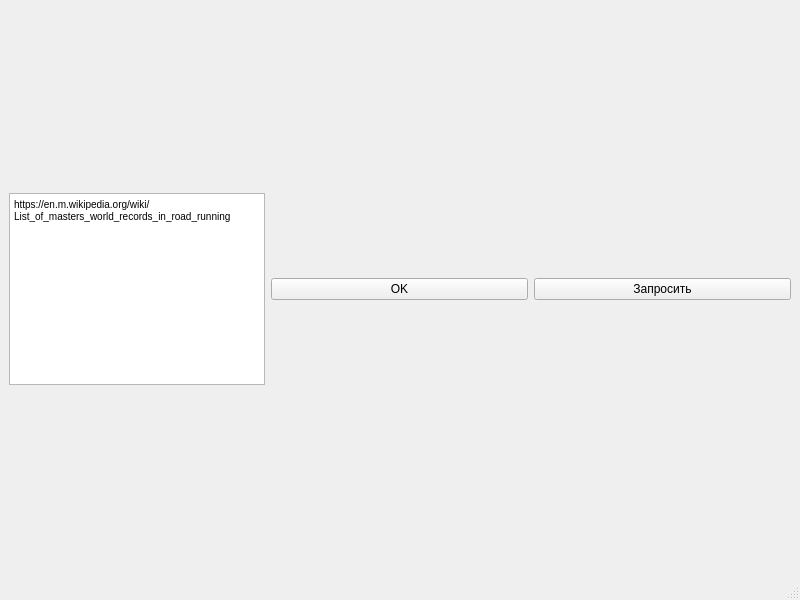
<?xml version="1.0" encoding="UTF-8"?>
<ui version="4.0">
 <class>SecondWindow</class>
 <widget class="QMainWindow" name="SecondWindow">
  <property name="geometry">
   <rect>
    <x>0</x>
    <y>0</y>
    <width>800</width>
    <height>600</height>
   </rect>
  </property>
  <property name="minimumSize">
   <size>
    <width>800</width>
    <height>600</height>
   </size>
  </property>
  <property name="windowTitle">
   <string>MainWindow</string>
  </property>
  <widget class="QWidget" name="centralwidget">
   <layout class="QGridLayout" name="gridLayout">
    <item row="0" column="0">
     <widget class="QTextEdit" name="textEdit">
      <property name="sizePolicy">
       <sizepolicy hsizetype="Fixed" vsizetype="Fixed">
        <horstretch>0</horstretch>
        <verstretch>0</verstretch>
       </sizepolicy>
      </property>
      <property name="html">
       <string>&lt;!DOCTYPE HTML PUBLIC &quot;-//W3C//DTD HTML 4.0//EN&quot; &quot;http://www.w3.org/TR/REC-html40/strict.dtd&quot;&gt;
&lt;html&gt;&lt;head&gt;&lt;meta name=&quot;qrichtext&quot; content=&quot;1&quot; /&gt;&lt;style type=&quot;text/css&quot;&gt;
p, li { white-space: pre-wrap; }
&lt;/style&gt;&lt;/head&gt;&lt;body style=&quot; font-family:'MS Shell Dlg 2'; font-size:7.8pt; font-weight:400; font-style:normal;&quot;&gt;
&lt;p style=&quot; margin-top:0px; margin-bottom:0px; margin-left:0px; margin-right:0px; -qt-block-indent:0; text-indent:0px;&quot;&gt;https://en.m.wikipedia.org/wiki/List_of_masters_world_records_in_road_running&lt;/p&gt;&lt;/body&gt;&lt;/html&gt;</string>
      </property>
     </widget>
    </item>
    <item row="0" column="2">
     <widget class="QPushButton" name="pushButton">
      <property name="text">
       <string>Запросить</string>
      </property>
     </widget>
    </item>
    <item row="0" column="1">
     <widget class="QPushButton" name="pushButton_2">
      <property name="text">
       <string>OK</string>
      </property>
     </widget>
    </item>
   </layout>
  </widget>
  <widget class="QMenuBar" name="menubar">
   <property name="geometry">
    <rect>
     <x>0</x>
     <y>0</y>
     <width>800</width>
     <height>26</height>
    </rect>
   </property>
  </widget>
  <widget class="QStatusBar" name="statusbar"/>
 </widget>
 <resources/>
 <connections>
  <connection>
   <sender>pushButton</sender>
   <signal>clicked()</signal>
   <receiver>SecondWindow</receiver>
   <slot>search_link()</slot>
   <hints>
    <hint type="sourcelabel">
     <x>568</x>
     <y>313</y>
    </hint>
    <hint type="destinationlabel">
     <x>197</x>
     <y>163</y>
    </hint>
   </hints>
  </connection>
  <connection>
   <sender>pushButton_2</sender>
   <signal>clicked()</signal>
   <receiver>SecondWindow</receiver>
   <slot>confirm_dfs()</slot>
   <hints>
    <hint type="sourcelabel">
     <x>400</x>
     <y>299</y>
    </hint>
    <hint type="destinationlabel">
     <x>399</x>
     <y>299</y>
    </hint>
   </hints>
  </connection>
 </connections>
 <slots>
  <slot>search_link()</slot>
  <slot>confirm_dfs()</slot>
 </slots>
</ui>
